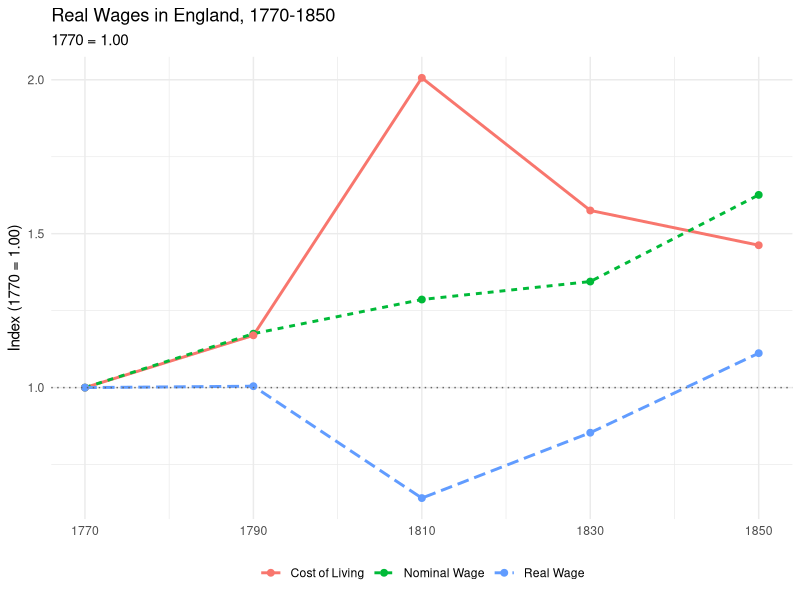

The R source for this figure:
## ---- chunk 1
#| include: false
library(knitr)
library(kableExtra)
## ---- chunk 2
#| echo: false
#| message: false
df <- read.csv("data/wages_london.csv", check.names = FALSE)
kable(df, booktabs = TRUE, align = c("l", rep("r", 5)),
      caption = "London: Weekly Wages by Industry (£/week)") |>
  kable_styling(latex_options = c("HOLD_position", "striped"), font_size = 10)
## ---- chunk 3
#| echo: false
df <- read.csv("data/wages_northern.csv", check.names = FALSE)
kable(df, booktabs = TRUE, align = c("l", rep("r", 5)),
      caption = "Northern Counties: Weekly Wages by Industry (£/week)") |>
  kable_styling(latex_options = c("HOLD_position", "striped"), font_size = 10)
## ---- chunk 4
#| echo: false
df <- read.csv("data/employment_shares.csv", check.names = FALSE)
kable(df, booktabs = TRUE, align = c("l", rep("r", 5)),
      caption = "National Employment Shares by Industry (\\%)") |>
  kable_styling(latex_options = c("HOLD_position", "striped"), font_size = 10)
## ---- chunk 5
#| echo: false
df <- read.csv("data/prices_wheat.csv", check.names = FALSE)
kable(df, booktabs = TRUE, align = c("l", rep("r", 5)),
      caption = "Wheat Prices by Region (£/quarter)") |>
  kable_styling(latex_options = c("HOLD_position", "striped"), font_size = 10)
## ---- chunk 6
#| echo: false
df <- read.csv("data/prices_national.csv", check.names = FALSE)
kable(df, booktabs = TRUE, align = c("l", "l", rep("r", 5)),
      caption = "National Retail Prices of Selected Commodities") |>
  kable_styling(latex_options = c("HOLD_position", "striped"), font_size = 10)
## ---- chunk 7
#| echo: false
df <- read.csv("data/prices_rent.csv", check.names = FALSE)
kable(df, booktabs = TRUE, align = c("l", rep("r", 5)),
      caption = "Weekly Dwelling Rents by Region (£/week)") |>
  kable_styling(latex_options = c("HOLD_position", "striped"), font_size = 10)
## ---- chunk 8
#| echo: false
df <- read.csv("data/budget_shares.csv", check.names = FALSE)
kable(df, booktabs = TRUE, align = c("l", "r"),
      col.names = c("Category of Expenditure", "Budget Share (\\%)"),
      caption = "Household Expenditure Shares, Labouring Families") |>
  kable_styling(latex_options = c("HOLD_position", "striped"), font_size = 10)
## ---- chunk 9
#| echo: false
df <- read.csv("data/unemployment_textiles.csv", check.names = FALSE)
kable(df, booktabs = TRUE, align = rep("r", 5),
      caption = "Textile Industry: Estimated Weeks Unemployed per Year") |>
  kable_styling(latex_options = c("HOLD_position", "striped"), font_size = 10)
## ---- chunk 10
#| echo: false
df <- read.csv("data/female_lfp.csv", check.names = FALSE)
kable(df, booktabs = TRUE, align = rep("r", 5),
      caption = "Female Labour Force Participation (\\% of women aged 15--60 in paid employment)") |>
  kable_styling(latex_options = c("HOLD_position", "striped"), font_size = 10)
## ---- chunk 11
#| echo: false
#| eval: !expr params$solutions
#| results: asis
cat("
## Solutions: Constructing the Real Wage Index

### Methodology

We construct three indices, each with base year 1770 (= 1.00).

**1. Cost of Living Index**

Let $C$ denote the set of $n$ commodities in the consumption basket,
$w_i$ the budget share of commodity $i$ (with $\\sum_i w_i = 1$),
and $p_{i,t}$ the price of commodity $i$ at date $t$. The cost of
living index is a Laspeyres price index with fixed 1770 weights:

$$P_t = \\sum_{i=1}^{n} w_i \\frac{p_{i,t}}{p_{i,0}}$$

where $t = 1770, 1790, 1810, 1830, 1850$ and $t_0 = 1770$.

**2. Nominal Wage Index**

Let $J$ denote the set of $m$ industries, $s_{j,t}$ the employment
share of industry $j$ at date $t$ (with $\\sum_j s_{j,t} = 1$),
and $\\bar{w}_{j,t}$ the wage in industry $j$ at date $t$. We form a
weighted average nominal wage at each date and express it relative to
1770:

$$W_t = \\frac{\\sum_{j=1}^{m} s_{j,t}\\, \\bar{w}_{j,t}}{\\sum_{j=1}^{m} s_{j,0}\\, \\bar{w}_{j,0}}$$

Note that using contemporaneous employment weights $s_{j,t}$ makes
this a Paasche-type quantity index. An alternative is to hold
employment shares fixed at $s_{j,0}$ (Laspeyres). Students should
consider which choice is more appropriate.

**3. Real Wage Index**

$$RW_t = \\frac{W_t}{P_t}$$

A value above 1.00 indicates real wages higher than in 1770;
below 1.00 indicates lower real purchasing power.
")
## ---- chunk 12
#| echo: !expr params$solutions
#| eval: !expr params$solutions
#| message: false
library(knitr)
library(kableExtra)
library(ggplot2)

dates <- c(1770, 1790, 1810, 1830, 1850)

# --- Load data ---
wL <- read.csv("data/wages_london.csv",      check.names = FALSE)
wN <- read.csv("data/wages_northern.csv",    check.names = FALSE)
es <- read.csv("data/employment_shares.csv", check.names = FALSE)
pw <- read.csv("data/prices_wheat.csv",      check.names = FALSE)
pn <- read.csv("data/prices_national.csv",   check.names = FALSE)
pr <- read.csv("data/prices_rent.csv",       check.names = FALSE)
bs <- read.csv("data/budget_shares.csv",     check.names = FALSE)

# --- Nominal wages: national average of London and Northern ---
wage_mat  <- (as.matrix(wL[, -1]) + as.matrix(wN[, -1])) / 2
share_mat <- as.matrix(es[, -1]) / 100

W_abs   <- colSums(wage_mat * share_mat)
W_index <- W_abs / W_abs[1]

# --- Cost of Living index ---
wheat_avg <- colMeans(as.matrix(pw[, -1]))
rent_avg  <- colMeans(as.matrix(pr[, -1]))

price_mat <- rbind(
  wheat   = wheat_avg,
  meat    = as.numeric(pn[pn$Commodity == "Meat",             -(1:2)]),
  veg     = as.numeric(pn[pn$Commodity == "Vegetables",       -(1:2)]),
  beer    = as.numeric(pn[pn$Commodity == "Beer",             -(1:2)]),
  candles = as.numeric(pn[pn$Commodity == "Candles & Fuel",   -(1:2)]),
  rent    = rent_avg,
  clothes = as.numeric(pn[pn$Commodity == "Woollen Cloth",    -(1:2)])
)

price_rel <- price_mat / price_mat[, 1]
weights   <- bs$Share / 100
P_index   <- colSums(price_rel * weights)

# --- Real wage index ---
RW_index <- W_index / P_index

# --- Absolute cost of living: basket anchored to 1770 nominal wage ---
P_abs <- W_abs[1] * P_index

# --- Summary table ---
results <- data.frame(
  Year                          = dates,
  `Nominal Wage (£/week)`       = round(W_abs, 4),
  `Nominal Wage Index`          = round(W_index, 3),
  `Cost of Basket (£/week)`     = round(P_abs, 4),
  `Cost of Living Index`        = round(P_index, 3),
  `Real Wage Index`             = round(RW_index, 3),
  check.names = FALSE
)

kable(results, booktabs = TRUE, align = rep("r", 6),
      caption = "Real Wage Index, England 1770--1850 (1770 = 1.00). \\textit{Nominal Wage} and \\textit{Cost of Basket} are levels in £/week; index columns have base year 1770 = 1.00.") |>
  kable_styling(latex_options = c("HOLD_position", "striped"))

# --- Plot ---
long <- data.frame(
  Year   = rep(dates, 3),
  Index  = c(W_index, P_index, RW_index),
  Series = rep(c("Nominal Wage", "Cost of Living", "Real Wage"), each = 5)
)

ggplot(long, aes(x = Year, y = Index, colour = Series, linetype = Series)) +
  geom_line(linewidth = 1) +
  geom_point(size = 2) +
  geom_hline(yintercept = 1, linetype = "dotted", colour = "grey40") +
  scale_x_continuous(breaks = dates) +
  labs(title = "Real Wages in England, 1770-1850",
       subtitle = "1770 = 1.00",
       x = NULL, y = "Index (1770 = 1.00)",
       colour = NULL, linetype = NULL) +
  theme_minimal(base_size = 11) +
  theme(legend.position = "bottom")
